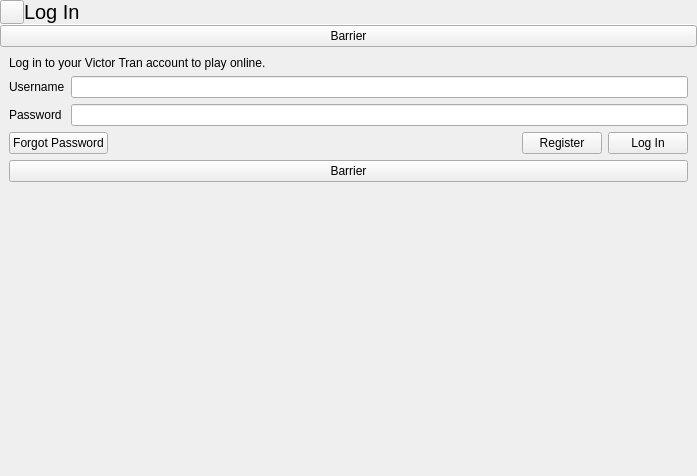
<?xml version="1.0" encoding="UTF-8"?>
<ui version="4.0">
 <class>LoginDialog</class>
 <widget class="QWidget" name="LoginDialog">
  <property name="geometry">
   <rect>
    <x>0</x>
    <y>0</y>
    <width>697</width>
    <height>476</height>
   </rect>
  </property>
  <property name="windowTitle">
   <string notr="true">Form</string>
  </property>
  <layout class="QVBoxLayout" name="verticalLayout">
   <property name="spacing">
    <number>0</number>
   </property>
   <property name="leftMargin">
    <number>0</number>
   </property>
   <property name="topMargin">
    <number>0</number>
   </property>
   <property name="rightMargin">
    <number>0</number>
   </property>
   <property name="bottomMargin">
    <number>0</number>
   </property>
   <item>
    <widget class="QStackedWidget" name="stackedWidget">
     <property name="currentIndex">
      <number>0</number>
     </property>
     <widget class="QWidget" name="loginPage">
      <layout class="QVBoxLayout" name="verticalLayout_2">
       <property name="spacing">
        <number>0</number>
       </property>
       <property name="leftMargin">
        <number>0</number>
       </property>
       <property name="topMargin">
        <number>0</number>
       </property>
       <property name="rightMargin">
        <number>0</number>
       </property>
       <property name="bottomMargin">
        <number>0</number>
       </property>
       <item>
        <layout class="QHBoxLayout" name="horizontalLayout">
         <property name="spacing">
          <number>0</number>
         </property>
         <item>
          <widget class="QToolButton" name="backButton">
           <property name="sizePolicy">
            <sizepolicy hsizetype="Preferred" vsizetype="Preferred">
             <horstretch>0</horstretch>
             <verstretch>0</verstretch>
            </sizepolicy>
           </property>
           <property name="text">
            <string/>
           </property>
           <property name="icon">
            <iconset resource="../libentertaining_resources.qrc">
             <normaloff>:/libentertaining/icons/go-previous.svg</normaloff>:/libentertaining/icons/go-previous.svg</iconset>
           </property>
          </widget>
         </item>
         <item>
          <widget class="QLabel" name="label">
           <property name="sizePolicy">
            <sizepolicy hsizetype="Expanding" vsizetype="Preferred">
             <horstretch>0</horstretch>
             <verstretch>0</verstretch>
            </sizepolicy>
           </property>
           <property name="font">
            <font>
             <pointsize>15</pointsize>
            </font>
           </property>
           <property name="text">
            <string>Log In</string>
           </property>
           <property name="margin">
            <number>9</number>
           </property>
          </widget>
         </item>
        </layout>
       </item>
       <item>
        <widget class="Line" name="line">
         <property name="maximumSize">
          <size>
           <width>16777215</width>
           <height>1</height>
          </size>
         </property>
         <property name="orientation">
          <enum>Qt::Horizontal</enum>
         </property>
        </widget>
       </item>
       <item>
        <widget class="FocusBarrier" name="focusBarrier">
         <property name="text">
          <string notr="true">Barrier</string>
         </property>
        </widget>
       </item>
       <item>
        <layout class="QGridLayout" name="gridLayout">
         <property name="leftMargin">
          <number>9</number>
         </property>
         <property name="topMargin">
          <number>9</number>
         </property>
         <property name="rightMargin">
          <number>9</number>
         </property>
         <property name="bottomMargin">
          <number>9</number>
         </property>
         <property name="spacing">
          <number>6</number>
         </property>
         <item row="1" column="1">
          <widget class="QLineEdit" name="usernameBox"/>
         </item>
         <item row="0" column="0" colspan="2">
          <widget class="QLabel" name="label_2">
           <property name="text">
            <string>Log in to your Victor Tran account to play online.</string>
           </property>
          </widget>
         </item>
         <item row="1" column="0">
          <widget class="QLabel" name="label_3">
           <property name="text">
            <string>Username</string>
           </property>
          </widget>
         </item>
         <item row="2" column="1">
          <widget class="QLineEdit" name="passwordBox">
           <property name="echoMode">
            <enum>QLineEdit::Password</enum>
           </property>
          </widget>
         </item>
         <item row="4" column="0" colspan="2">
          <widget class="FocusBarrier" name="focusBarrier_2">
           <property name="text">
            <string notr="true">Barrier</string>
           </property>
          </widget>
         </item>
         <item row="5" column="0">
          <spacer name="verticalSpacer">
           <property name="orientation">
            <enum>Qt::Vertical</enum>
           </property>
           <property name="sizeHint" stdset="0">
            <size>
             <width>20</width>
             <height>40</height>
            </size>
           </property>
          </spacer>
         </item>
         <item row="2" column="0">
          <widget class="QLabel" name="label_4">
           <property name="text">
            <string>Password</string>
           </property>
          </widget>
         </item>
         <item row="3" column="0" colspan="2">
          <layout class="QHBoxLayout" name="horizontalLayout_2">
           <item>
            <widget class="QPushButton" name="forgotPasswordButton">
             <property name="text">
              <string>Forgot Password</string>
             </property>
            </widget>
           </item>
           <item>
            <spacer name="horizontalSpacer">
             <property name="orientation">
              <enum>Qt::Horizontal</enum>
             </property>
             <property name="sizeHint" stdset="0">
              <size>
               <width>40</width>
               <height>20</height>
              </size>
             </property>
            </spacer>
           </item>
           <item>
            <widget class="QPushButton" name="registerButton">
             <property name="text">
              <string>Register</string>
             </property>
            </widget>
           </item>
           <item>
            <widget class="QPushButton" name="loginButton">
             <property name="text">
              <string>Log In</string>
             </property>
            </widget>
           </item>
          </layout>
         </item>
        </layout>
       </item>
       <item>
        <widget class="GamepadHud" name="gamepadHud" native="true"/>
       </item>
      </layout>
     </widget>
     <widget class="QWidget" name="registerPage">
      <layout class="QVBoxLayout" name="verticalLayout_3">
       <property name="spacing">
        <number>0</number>
       </property>
       <property name="leftMargin">
        <number>0</number>
       </property>
       <property name="topMargin">
        <number>0</number>
       </property>
       <property name="rightMargin">
        <number>0</number>
       </property>
       <property name="bottomMargin">
        <number>0</number>
       </property>
       <item>
        <layout class="QHBoxLayout" name="horizontalLayout_3">
         <property name="spacing">
          <number>0</number>
         </property>
         <item>
          <widget class="QToolButton" name="backButton_2">
           <property name="sizePolicy">
            <sizepolicy hsizetype="Preferred" vsizetype="Preferred">
             <horstretch>0</horstretch>
             <verstretch>0</verstretch>
            </sizepolicy>
           </property>
           <property name="text">
            <string/>
           </property>
           <property name="icon">
            <iconset resource="../libentertaining_resources.qrc">
             <normaloff>:/libentertaining/icons/go-previous.svg</normaloff>:/libentertaining/icons/go-previous.svg</iconset>
           </property>
          </widget>
         </item>
         <item>
          <widget class="QLabel" name="label_5">
           <property name="sizePolicy">
            <sizepolicy hsizetype="Expanding" vsizetype="Preferred">
             <horstretch>0</horstretch>
             <verstretch>0</verstretch>
            </sizepolicy>
           </property>
           <property name="font">
            <font>
             <pointsize>15</pointsize>
            </font>
           </property>
           <property name="text">
            <string>Register an account</string>
           </property>
           <property name="margin">
            <number>9</number>
           </property>
          </widget>
         </item>
        </layout>
       </item>
       <item>
        <widget class="Line" name="line_2">
         <property name="maximumSize">
          <size>
           <width>16777215</width>
           <height>1</height>
          </size>
         </property>
         <property name="orientation">
          <enum>Qt::Horizontal</enum>
         </property>
        </widget>
       </item>
       <item>
        <widget class="FocusBarrier" name="focusBarrier_3">
         <property name="text">
          <string notr="true">Barrier</string>
         </property>
        </widget>
       </item>
       <item>
        <layout class="QGridLayout" name="gridLayout_2">
         <property name="leftMargin">
          <number>9</number>
         </property>
         <property name="topMargin">
          <number>9</number>
         </property>
         <property name="rightMargin">
          <number>9</number>
         </property>
         <property name="bottomMargin">
          <number>9</number>
         </property>
         <property name="spacing">
          <number>6</number>
         </property>
         <item row="9" column="0" colspan="2">
          <widget class="QPushButton" name="viewTermsAndCommunityGuidelines">
           <property name="text">
            <string>Terms and Community Guidelines</string>
           </property>
          </widget>
         </item>
         <item row="6" column="0">
          <widget class="QLabel" name="label_9">
           <property name="text">
            <string>Confirm Password</string>
           </property>
          </widget>
         </item>
         <item row="11" column="0" colspan="2">
          <widget class="FocusBarrier" name="focusBarrier_4">
           <property name="text">
            <string notr="true">Barrier</string>
           </property>
          </widget>
         </item>
         <item row="10" column="0" colspan="2">
          <layout class="QHBoxLayout" name="horizontalLayout_4">
           <item>
            <spacer name="horizontalSpacer_2">
             <property name="orientation">
              <enum>Qt::Horizontal</enum>
             </property>
             <property name="sizeHint" stdset="0">
              <size>
               <width>40</width>
               <height>20</height>
              </size>
             </property>
            </spacer>
           </item>
           <item>
            <widget class="QPushButton" name="doRegisterButton">
             <property name="text">
              <string>Register</string>
             </property>
            </widget>
           </item>
          </layout>
         </item>
         <item row="5" column="0">
          <widget class="QLabel" name="label_8">
           <property name="text">
            <string>Password</string>
           </property>
          </widget>
         </item>
         <item row="8" column="0" colspan="2">
          <widget class="QLabel" name="label_12">
           <property name="text">
            <string>You shoud view the Terms and the Community Guidelines as these documents govern your use of the services, and by creating an account and using the services, you indicate acceptance of these documents.</string>
           </property>
           <property name="wordWrap">
            <bool>true</bool>
           </property>
          </widget>
         </item>
         <item row="5" column="1">
          <widget class="QLineEdit" name="registerPasswordBox">
           <property name="echoMode">
            <enum>QLineEdit::Password</enum>
           </property>
          </widget>
         </item>
         <item row="3" column="1">
          <widget class="QLineEdit" name="registerEmailBox"/>
         </item>
         <item row="4" column="0" colspan="2">
          <layout class="QHBoxLayout" name="horizontalLayout_5">
           <property name="topMargin">
            <number>6</number>
           </property>
           <property name="bottomMargin">
            <number>6</number>
           </property>
           <item>
            <widget class="QLabel" name="label_11">
             <property name="text">
              <string>Make it a good password and save it for this account. You don't want to be reusing this password.</string>
             </property>
            </widget>
           </item>
          </layout>
         </item>
         <item row="2" column="0">
          <widget class="QLabel" name="label_7">
           <property name="text">
            <string>Username</string>
           </property>
          </widget>
         </item>
         <item row="3" column="0">
          <widget class="QLabel" name="label_10">
           <property name="text">
            <string>Email Address</string>
           </property>
          </widget>
         </item>
         <item row="0" column="0" colspan="2">
          <widget class="QLabel" name="label_13">
           <property name="font">
            <font>
             <weight>75</weight>
             <bold>true</bold>
            </font>
           </property>
           <property name="text">
            <string>ACCOUNT INFORMATION</string>
           </property>
          </widget>
         </item>
         <item row="2" column="1">
          <widget class="QLineEdit" name="registerUsernameBox"/>
         </item>
         <item row="1" column="0" colspan="2">
          <widget class="QLabel" name="label_6">
           <property name="text">
            <string>Register an account to play online.</string>
           </property>
          </widget>
         </item>
         <item row="6" column="1">
          <widget class="QLineEdit" name="registerPasswordConfirmBox">
           <property name="echoMode">
            <enum>QLineEdit::Password</enum>
           </property>
          </widget>
         </item>
         <item row="12" column="0">
          <spacer name="verticalSpacer_2">
           <property name="orientation">
            <enum>Qt::Vertical</enum>
           </property>
           <property name="sizeHint" stdset="0">
            <size>
             <width>20</width>
             <height>40</height>
            </size>
           </property>
          </spacer>
         </item>
         <item row="7" column="0" colspan="2">
          <widget class="QLabel" name="label_14">
           <property name="font">
            <font>
             <weight>75</weight>
             <bold>true</bold>
            </font>
           </property>
           <property name="text">
            <string>TERMS AND COMMUNITY GUIDELINES</string>
           </property>
          </widget>
         </item>
        </layout>
       </item>
       <item>
        <widget class="GamepadHud" name="gamepadHud2" native="true"/>
       </item>
      </layout>
     </widget>
     <widget class="QWidget" name="recoveryPage">
      <layout class="QVBoxLayout" name="verticalLayout_5">
       <property name="spacing">
        <number>0</number>
       </property>
       <property name="leftMargin">
        <number>0</number>
       </property>
       <property name="topMargin">
        <number>0</number>
       </property>
       <property name="rightMargin">
        <number>0</number>
       </property>
       <property name="bottomMargin">
        <number>0</number>
       </property>
       <item>
        <layout class="QHBoxLayout" name="horizontalLayout_6">
         <property name="spacing">
          <number>0</number>
         </property>
         <item>
          <widget class="QToolButton" name="backButton_3">
           <property name="sizePolicy">
            <sizepolicy hsizetype="Preferred" vsizetype="Preferred">
             <horstretch>0</horstretch>
             <verstretch>0</verstretch>
            </sizepolicy>
           </property>
           <property name="text">
            <string/>
           </property>
           <property name="icon">
            <iconset resource="../libentertaining_resources.qrc">
             <normaloff>:/libentertaining/icons/go-previous.svg</normaloff>:/libentertaining/icons/go-previous.svg</iconset>
           </property>
          </widget>
         </item>
         <item>
          <widget class="QLabel" name="label_15">
           <property name="sizePolicy">
            <sizepolicy hsizetype="Expanding" vsizetype="Preferred">
             <horstretch>0</horstretch>
             <verstretch>0</verstretch>
            </sizepolicy>
           </property>
           <property name="font">
            <font>
             <pointsize>15</pointsize>
            </font>
           </property>
           <property name="text">
            <string>Recovery</string>
           </property>
           <property name="margin">
            <number>9</number>
           </property>
          </widget>
         </item>
        </layout>
       </item>
       <item>
        <widget class="Line" name="line_3">
         <property name="maximumSize">
          <size>
           <width>16777215</width>
           <height>1</height>
          </size>
         </property>
         <property name="orientation">
          <enum>Qt::Horizontal</enum>
         </property>
        </widget>
       </item>
       <item>
        <widget class="FocusBarrier" name="focusBarrier_5">
         <property name="text">
          <string notr="true">Barrier</string>
         </property>
        </widget>
       </item>
       <item>
        <layout class="QVBoxLayout" name="verticalLayout_4">
         <property name="spacing">
          <number>6</number>
         </property>
         <property name="leftMargin">
          <number>9</number>
         </property>
         <property name="topMargin">
          <number>9</number>
         </property>
         <property name="rightMargin">
          <number>9</number>
         </property>
         <property name="bottomMargin">
          <number>9</number>
         </property>
         <item>
          <widget class="QLabel" name="label_16">
           <property name="text">
            <string>Choose a method to obtain a recovery password</string>
           </property>
           <property name="wordWrap">
            <bool>true</bool>
           </property>
          </widget>
         </item>
         <item>
          <widget class="QFrame" name="frame">
           <property name="frameShape">
            <enum>QFrame::StyledPanel</enum>
           </property>
           <property name="frameShadow">
            <enum>QFrame::Raised</enum>
           </property>
           <layout class="QVBoxLayout" name="verticalLayout_6">
            <item>
             <widget class="QLabel" name="label_17">
              <property name="font">
               <font>
                <weight>75</weight>
                <bold>true</bold>
               </font>
              </property>
              <property name="text">
               <string>EMAIL ADDRESS</string>
              </property>
             </widget>
            </item>
            <item>
             <widget class="QLabel" name="label_18">
              <property name="text">
               <string>You'll receive an email with additional instructions on how to recover your account.</string>
              </property>
              <property name="wordWrap">
               <bool>true</bool>
              </property>
             </widget>
            </item>
            <item>
             <widget class="QPushButton" name="recoveryEmailButton">
              <property name="text">
               <string notr="true">Email ***</string>
              </property>
             </widget>
            </item>
           </layout>
          </widget>
         </item>
         <item>
          <widget class="QLabel" name="label_19">
           <property name="text">
            <string>If you don't have access to any of these recovery methods, or you require further assistance, send us an email and we'll help you out.</string>
           </property>
           <property name="wordWrap">
            <bool>true</bool>
           </property>
          </widget>
         </item>
         <item>
          <spacer name="verticalSpacer_5">
           <property name="orientation">
            <enum>Qt::Vertical</enum>
           </property>
           <property name="sizeHint" stdset="0">
            <size>
             <width>20</width>
             <height>40</height>
            </size>
           </property>
          </spacer>
         </item>
        </layout>
       </item>
       <item>
        <widget class="FocusBarrier" name="focusBarrier_6">
         <property name="text">
          <string notr="true">Barrier</string>
         </property>
        </widget>
       </item>
       <item>
        <widget class="GamepadHud" name="gamepadHud3" native="true"/>
       </item>
      </layout>
     </widget>
     <widget class="QWidget" name="loaderPage">
      <layout class="QGridLayout" name="gridLayout_3">
       <item row="0" column="1">
        <spacer name="verticalSpacer_3">
         <property name="orientation">
          <enum>Qt::Vertical</enum>
         </property>
         <property name="sizeHint" stdset="0">
          <size>
           <width>20</width>
           <height>209</height>
          </size>
         </property>
        </spacer>
       </item>
       <item row="1" column="0">
        <spacer name="horizontalSpacer_3">
         <property name="orientation">
          <enum>Qt::Horizontal</enum>
         </property>
         <property name="sizeHint" stdset="0">
          <size>
           <width>319</width>
           <height>20</height>
          </size>
         </property>
        </spacer>
       </item>
       <item row="1" column="1">
        <widget class="tCircularSpinner" name="widget" native="true"/>
       </item>
       <item row="1" column="2">
        <spacer name="horizontalSpacer_4">
         <property name="orientation">
          <enum>Qt::Horizontal</enum>
         </property>
         <property name="sizeHint" stdset="0">
          <size>
           <width>319</width>
           <height>20</height>
          </size>
         </property>
        </spacer>
       </item>
       <item row="2" column="1">
        <spacer name="verticalSpacer_4">
         <property name="orientation">
          <enum>Qt::Vertical</enum>
         </property>
         <property name="sizeHint" stdset="0">
          <size>
           <width>20</width>
           <height>208</height>
          </size>
         </property>
        </spacer>
       </item>
      </layout>
     </widget>
    </widget>
   </item>
  </layout>
 </widget>
 <customwidgets>
  <customwidget>
   <class>GamepadHud</class>
   <extends>QWidget</extends>
   <header location="global">gamepadhud.h</header>
   <container>1</container>
  </customwidget>
  <customwidget>
   <class>FocusBarrier</class>
   <extends>QPushButton</extends>
   <header location="global">focusbarrier.h</header>
  </customwidget>
  <customwidget>
   <class>tCircularSpinner</class>
   <extends>QWidget</extends>
   <header location="global">tcircularspinner.h</header>
   <container>1</container>
  </customwidget>
 </customwidgets>
 <tabstops>
  <tabstop>focusBarrier</tabstop>
  <tabstop>usernameBox</tabstop>
  <tabstop>passwordBox</tabstop>
  <tabstop>registerButton</tabstop>
  <tabstop>loginButton</tabstop>
  <tabstop>forgotPasswordButton</tabstop>
  <tabstop>focusBarrier_2</tabstop>
  <tabstop>focusBarrier_3</tabstop>
  <tabstop>registerUsernameBox</tabstop>
  <tabstop>registerEmailBox</tabstop>
  <tabstop>registerPasswordBox</tabstop>
  <tabstop>registerPasswordConfirmBox</tabstop>
  <tabstop>viewTermsAndCommunityGuidelines</tabstop>
  <tabstop>doRegisterButton</tabstop>
  <tabstop>focusBarrier_4</tabstop>
  <tabstop>backButton</tabstop>
  <tabstop>backButton_2</tabstop>
  <tabstop>backButton_3</tabstop>
  <tabstop>focusBarrier_5</tabstop>
  <tabstop>recoveryEmailButton</tabstop>
  <tabstop>focusBarrier_6</tabstop>
 </tabstops>
 <resources>
  <include location="../libentertaining_resources.qrc"/>
 </resources>
 <connections>
  <connection>
   <sender>passwordBox</sender>
   <signal>returnPressed()</signal>
   <receiver>loginButton</receiver>
   <slot>click()</slot>
   <hints>
    <hint type="sourcelabel">
     <x>687</x>
     <y>157</y>
    </hint>
    <hint type="destinationlabel">
     <x>686</x>
     <y>189</y>
    </hint>
   </hints>
  </connection>
  <connection>
   <sender>usernameBox</sender>
   <signal>returnPressed()</signal>
   <receiver>passwordBox</receiver>
   <slot>setFocus()</slot>
   <hints>
    <hint type="sourcelabel">
     <x>687</x>
     <y>126</y>
    </hint>
    <hint type="destinationlabel">
     <x>687</x>
     <y>157</y>
    </hint>
   </hints>
  </connection>
  <connection>
   <sender>registerUsernameBox</sender>
   <signal>returnPressed()</signal>
   <receiver>registerPasswordBox</receiver>
   <slot>setFocus()</slot>
   <hints>
    <hint type="sourcelabel">
     <x>687</x>
     <y>126</y>
    </hint>
    <hint type="destinationlabel">
     <x>687</x>
     <y>157</y>
    </hint>
   </hints>
  </connection>
  <connection>
   <sender>registerPasswordBox</sender>
   <signal>returnPressed()</signal>
   <receiver>registerPasswordConfirmBox</receiver>
   <slot>setFocus()</slot>
   <hints>
    <hint type="sourcelabel">
     <x>687</x>
     <y>157</y>
    </hint>
    <hint type="destinationlabel">
     <x>687</x>
     <y>188</y>
    </hint>
   </hints>
  </connection>
  <connection>
   <sender>registerPasswordConfirmBox</sender>
   <signal>returnPressed()</signal>
   <receiver>registerEmailBox</receiver>
   <slot>setFocus()</slot>
   <hints>
    <hint type="sourcelabel">
     <x>687</x>
     <y>188</y>
    </hint>
    <hint type="destinationlabel">
     <x>687</x>
     <y>219</y>
    </hint>
   </hints>
  </connection>
  <connection>
   <sender>registerEmailBox</sender>
   <signal>returnPressed()</signal>
   <receiver>doRegisterButton</receiver>
   <slot>setFocus()</slot>
   <hints>
    <hint type="sourcelabel">
     <x>674</x>
     <y>219</y>
    </hint>
    <hint type="destinationlabel">
     <x>686</x>
     <y>251</y>
    </hint>
   </hints>
  </connection>
 </connections>
</ui>
